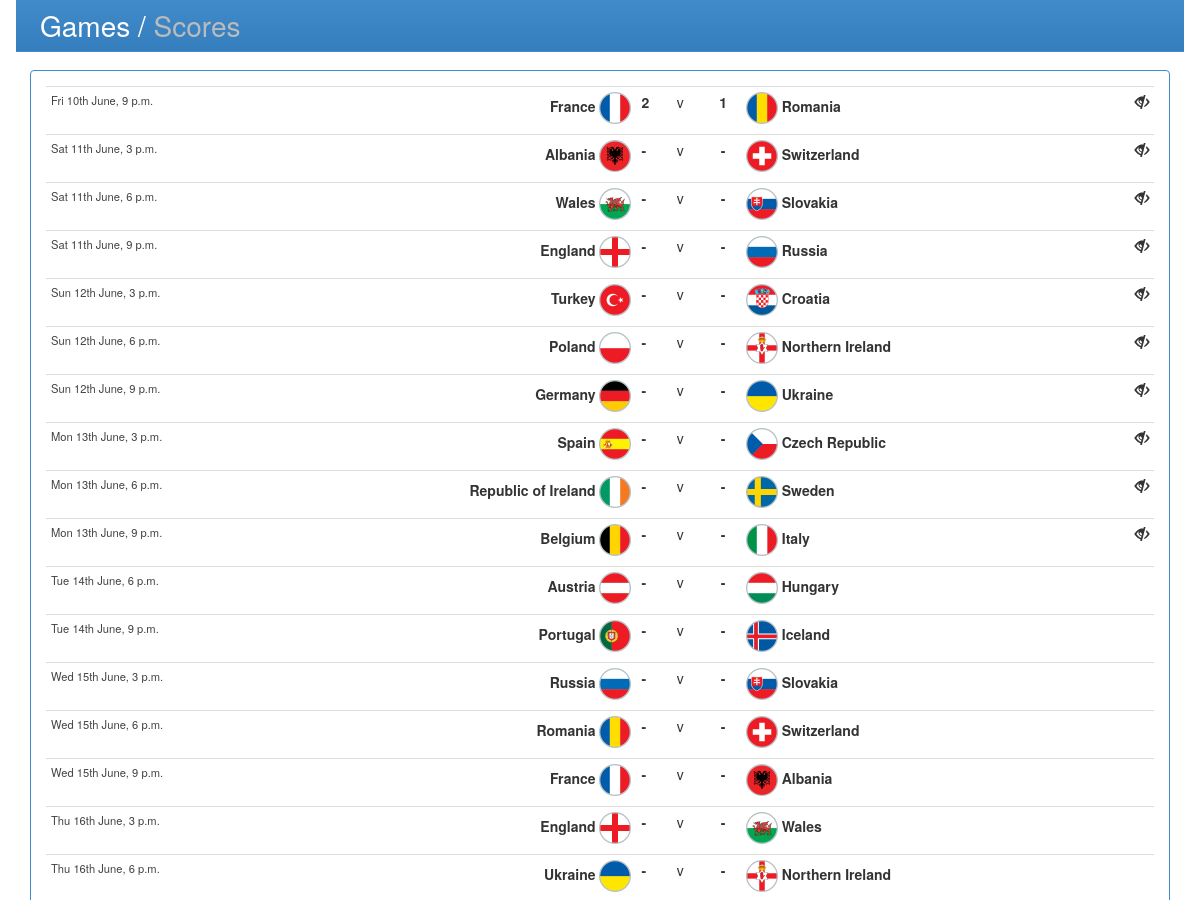
The page /games/ (upper part) on the database as committed earlier.
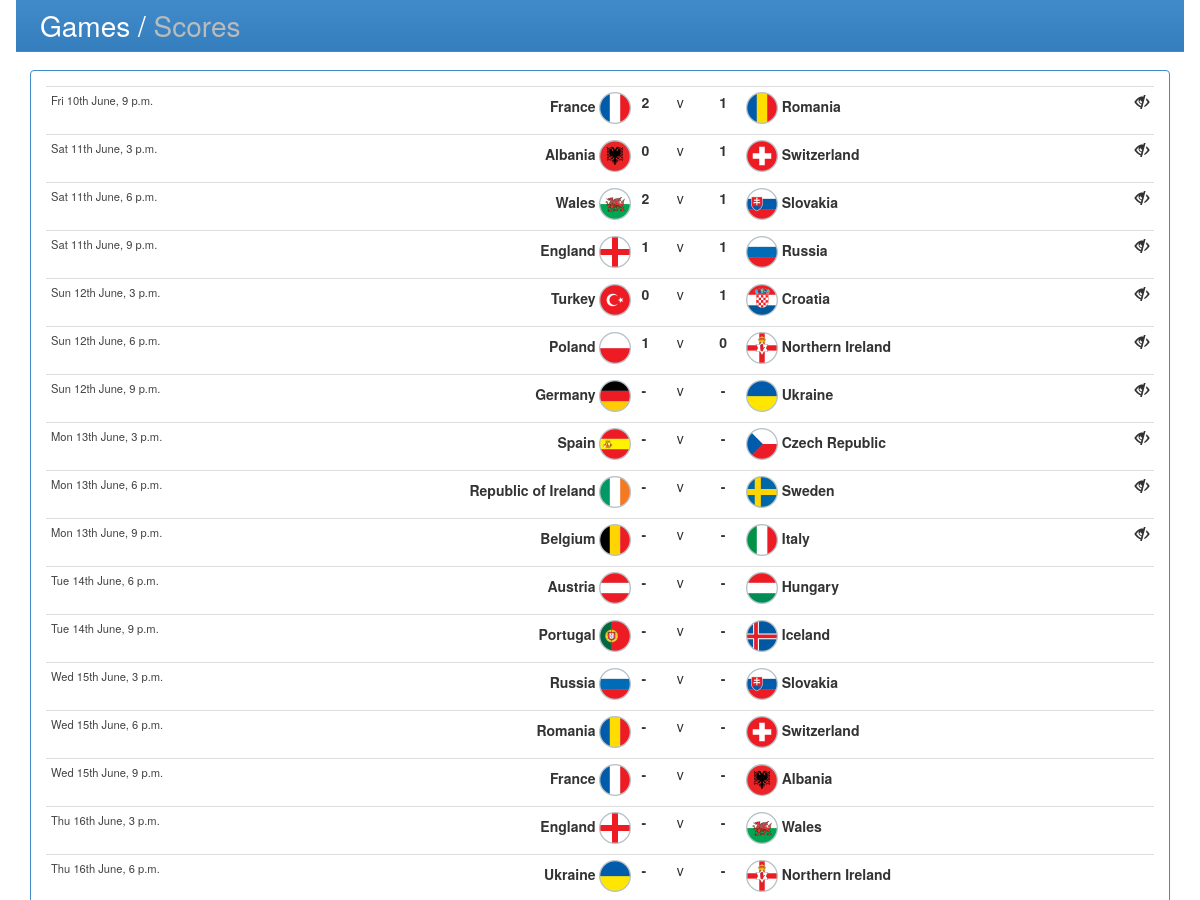
The same page on the database as committed later.
### predictor/models.py (models this page shows, shortened)
class Game(models.Model):
    team_a = models.CharField(max_length=65)
    team_b = models.CharField(max_length=65)
    match_date = models.DateTimeField()
    goals_a = models.IntegerField(null=True,blank=True)
    goals_b = models.IntegerField(null=True,blank=True)
    class Meta:
        db_table = 'games'

### predictor/views.py (the view)
# urls.py: url(r'^games/(?P<userid>[\w]+)?/?$', 'predictor.views.predict'),
def predict(request,userid=None):
	user = None
	userinfo = UserInfo.objects.filter(keyphrase=userid)
	predictions=None
	dtime = timezone.now() + datetime.timedelta(hours=2)
	games = Game.objects.all().order_by('match_date')
	updates_made = False
	if userinfo.count()==1:
		request.session['userid'] = userid
		user = userinfo[0].user
		if request.method=='POST':
			user = userinfo[0].user
			with transaction.atomic():
			   for key in request.POST.keys():
				if key.endswith('_a'):
					g_id = key[4:key.find('_')]
					bkey = 'game%s_b' % g_id
					game = games.get(id=g_id)
					if dtime < game.match_date:
						prediction = Prediction.objects.get_or_create(user=user,
							game=game)[0]
						prediction.predict_a = request.POST.get(key)
						prediction.predict_b = request.POST.get(bkey)
						prediction.save()
						updates_made = True
	predictions = Prediction.objects.filter(user=user)
	allpredictions = Prediction.objects.all()
	endtime =  "2016-06-25"
	for game in games:
		p = predictions.filter(game=game)
		ap = allpredictions.filter(game=game).exclude(user=user).order_by('user__first_name')
		if p.count()==1:
			game.prediction = p[0]
			game.outcome = outcome(p[0].predict_a,p[0].predict_b,game.goals_a,game.goals_b)
		for pp in ap:
			pp.outcome = outcome(pp.predict_a,pp.predict_b,game.goals_a,game.goals_b)
		game.open = user is not None and dtime < game.match_date and game.match_date.strftime('%Y-%m-%d') < endtime
	 	game.started = dtime > game.match_date
		game.allpredictions = ap
	return render(request, 'predictions.html', {'user':user,'games':games, 'updates_made':updates_made})

### predictor/views.py (called while the page is built)
def outcome(pA,pB,gA,gB):
	if pA is None or pB is None or gA is None or gB is None:
		return None
	if pA>pB and gA>gB:
		return True
	if pB>pA and gB>gA:
		return True
	if pA==pB and gA==gB:
		return True
	return False

### predictor/templates/predictions.html (shortened to what this page needs)
{% extends 'base.html' %}
{% block section-title %}
Games / <a href="{% url 'predictor.views.scores' %}" class="navbar-link active" style="color:#BBB">Scores</a>
{% endblock %}
{% block maincontainer %}
<form method="post" id="form" autocomplete="off" >
<table class="table table-condensed Xtable-hover">
{% for game in games %}
<tr id="{{game.id}}" class="{% if game.outcome %} correctOutcome {% endif %}">
<td class="ptoggle hidden-xs" style="font-size:.8em;color:#444">{{ game.match_date|date:"D jS F, P" }}</td>
<td class="ptoggle text-right"><label for="game{{ game.id }}_a">{{ game.team_a }} <span class="team-flag flag-{{ game.team_a|slice:":5" }}"></span></label></td>
{% if game.open %}
<td class="text-center ignoreToggle"><select name="game{{ game.id }}_a" id="game{{ game.id }}_a">{% for i in "xxxxxxxxxx" %}<option value="{{ forloop.counter0 }}" {% if game.prediction.predict_a == forloop.counter0 %}selected="selected"{% endif %}>{{ forloop.counter0 }}</option>{% endfor %}</select></td>
<td>v</td>
<td class="text-center"><select name="game{{ game.id }}_b" >{% for i in "xxxxxxxxxx" %}<option value="{{ forloop.counter0 }}" {% if game.prediction.predict_b == forloop.counter0 %}selected="selected"{% endif %}>{{ forloop.counter0 }}</option>{% endfor %}</select></td>
{% else %}
{% if game.prediction.predict_a > -1 %}
<td class="ptoggle text-center{% if game.prediction.predict_a == game.goals_a %} correctGoals{% endif %}">({{ game.prediction.predict_a }}) {{ outcome }}<strong>{{ game.goals_a|default_if_none:"-" }}</strong></td>
<td> v </td>
<td class="ptoggle text-center{% if game.prediction.predict_b == game.goals_b %} correctGoals{% endif %}"><strong>{{ game.goals_b|default_if_none:"-" }}</strong> ({{ game.prediction.predict_b }})</td>
{% else %}
<td class="ptoggle text-center}"><strong>{{ game.goals_a|default_if_none:"-" }}</strong></td>
<td> v </td>
<td class="ptoggle text-center"><strong>{{ game.goals_b|default_if_none:"-" }}</strong></td>
{% endif %}
{% endif %}
<td><label for="game{{ game.id }}_b"><span class="team-flag flag-{{ game.team_b|slice:":5" }}"></span> {{ game.team_b }}</label></td>
<td title="points awarded"><div class="pull-right">{% if game.prediction.points_awarded|yesno:"2,1," %}<strong>{{ game.prediction.points_awarded|floatformat:"0" }}</strong>{% endif %}
{% if game.started %}
<i class="glyphicon glyphicon-eye-close ptoggle" style="margin-left:12px;"></i>
</div>
{% endif %}
</td>
</tr>
{% endfor %}
</table>
</form>
{% endblock %}

### predictor/templates/base.html (shortened to what this page needs)
{% load static %}
<!DOCTYPE html>
<html lang="en">
<head>
<link rel="stylesheet" href="{% static 'css/bootstrap.min.css' %}">
<link rel="stylesheet" href="{% static 'css/bootstrap-theme.min.css' %}">
<link rel="stylesheet" href="{% static 'css/style.css' %}">
</head>
<body>
<div class="container">
	<div class="panel panel-primary">
		<div class="panel-heading  navbar-fixed-top" style="margin-left:16px;margin-right:16px;padding-left:24px;padding-right:24px;">
			<h3 class="panel-title" style="font-size:28px;">{% block section-title %}{% endblock %}</h3>
		</div>
		<div class="panel-body">{% block maincontainer %}{% endblock %}</div>
	</div>
</div>
</body>
</html>

### predictor/static/css/style.css (style rules this page uses)
.team-flag { background-size: 160px 352px; height: 32px; vertical-align: middle; width: 32px; }
[class*=" flag-"], [class^="flag-"] { background-image: url("/static/img/flags_sprite_empty_64x64.png"); background-repeat: no-repeat; display: inline-block; margin: 0; }
.flag-Alban { background-position: 100% 100%; }
.flag-Austr { background-position: 75% 0; }
.flag-Belgi { background-position: 0 10%; }
.flag-Croat { background-position: 100% 10%; }
.flag-Czech { background-position: 25% 20%; }
.flag-Engla { background-position: 75% 20%; }
.flag-Franc { background-position: 25% 30%; }
.flag-Germa { background-position: 100% 30%; }
.flag-Hunga { background-position: 50% 40%; }
.flag-Icela { background-position: 75% 40%; }
.flag-Repub { background-position: 100% 40%; }
.flag-Italy { background-position: 25% 50%; }
.flag-North { background-position: 50% 70%; }
.flag-Polan { background-position: 100% 70%; }
.flag-Portu { background-position: 0 80%; }
.flag-Roman { background-position: 25% 80%; }
.flag-Russi { background-position: 50% 80%; }
.flag-Spain { background-position: 25% 90%; }
.flag-Switz { background-position: 50% 90%; }
.flag-Slova { background-position: 75% 90%; }
.flag-Swede { background-position: 100% 90%; }
.flag-Turke { background-position: 0 100%; }
.flag-Ukrai { background-position: 25% 100%; }
.flag-Wales { background-position: 50% 100%; }

### predictor/templates/base.html (style rules this page uses)
body { padding-top: 70px; }

Rows that differ between the two databases and show on the page:
changed Game "Sat 11th June, 3 p.m.": goals_a "-" → "0"; goals_b "-" → "1"
changed Game "Sat 11th June, 6 p.m.": goals_a "-" → "2"; goals_b "-" → "1"
changed Game "Sat 11th June, 9 p.m.": goals_a "-" → "1"; goals_b "-" → "1"
changed Game "Turkey": goals_a "-" → "0"; goals_b "-" → "1"
changed Game "Poland": goals_a "-" → "1"; goals_b "-" → "0"
